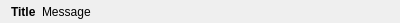
<?xml version="1.0" encoding="UTF-8"?>
<ui version="4.0">
 <class>TopNotification</class>
 <widget class="QWidget" name="TopNotification">
  <property name="geometry">
   <rect>
    <x>0</x>
    <y>0</y>
    <width>400</width>
    <height>23</height>
   </rect>
  </property>
  <property name="windowTitle">
   <string>Form</string>
  </property>
  <layout class="QHBoxLayout" name="horizontalLayout">
   <property name="topMargin">
    <number>0</number>
   </property>
   <property name="bottomMargin">
    <number>0</number>
   </property>
   <item>
    <widget class="QLabel" name="title">
     <property name="font">
      <font>
       <weight>75</weight>
       <bold>true</bold>
      </font>
     </property>
     <property name="text">
      <string>Title</string>
     </property>
    </widget>
   </item>
   <item>
    <widget class="QLabel" name="message">
     <property name="sizePolicy">
      <sizepolicy hsizetype="Expanding" vsizetype="Preferred">
       <horstretch>0</horstretch>
       <verstretch>0</verstretch>
      </sizepolicy>
     </property>
     <property name="text">
      <string>Message</string>
     </property>
     <property name="wordWrap">
      <bool>true</bool>
     </property>
    </widget>
   </item>
   <item>
    <layout class="QHBoxLayout" name="buttonsLayout"/>
   </item>
   <item>
    <widget class="QToolButton" name="toolButton">
     <property name="text">
      <string/>
     </property>
     <property name="icon">
      <iconset theme="dialog-close">
       <normaloff>.</normaloff>.</iconset>
     </property>
     <property name="autoRaise">
      <bool>true</bool>
     </property>
    </widget>
   </item>
  </layout>
 </widget>
 <resources/>
 <connections/>
</ui>
